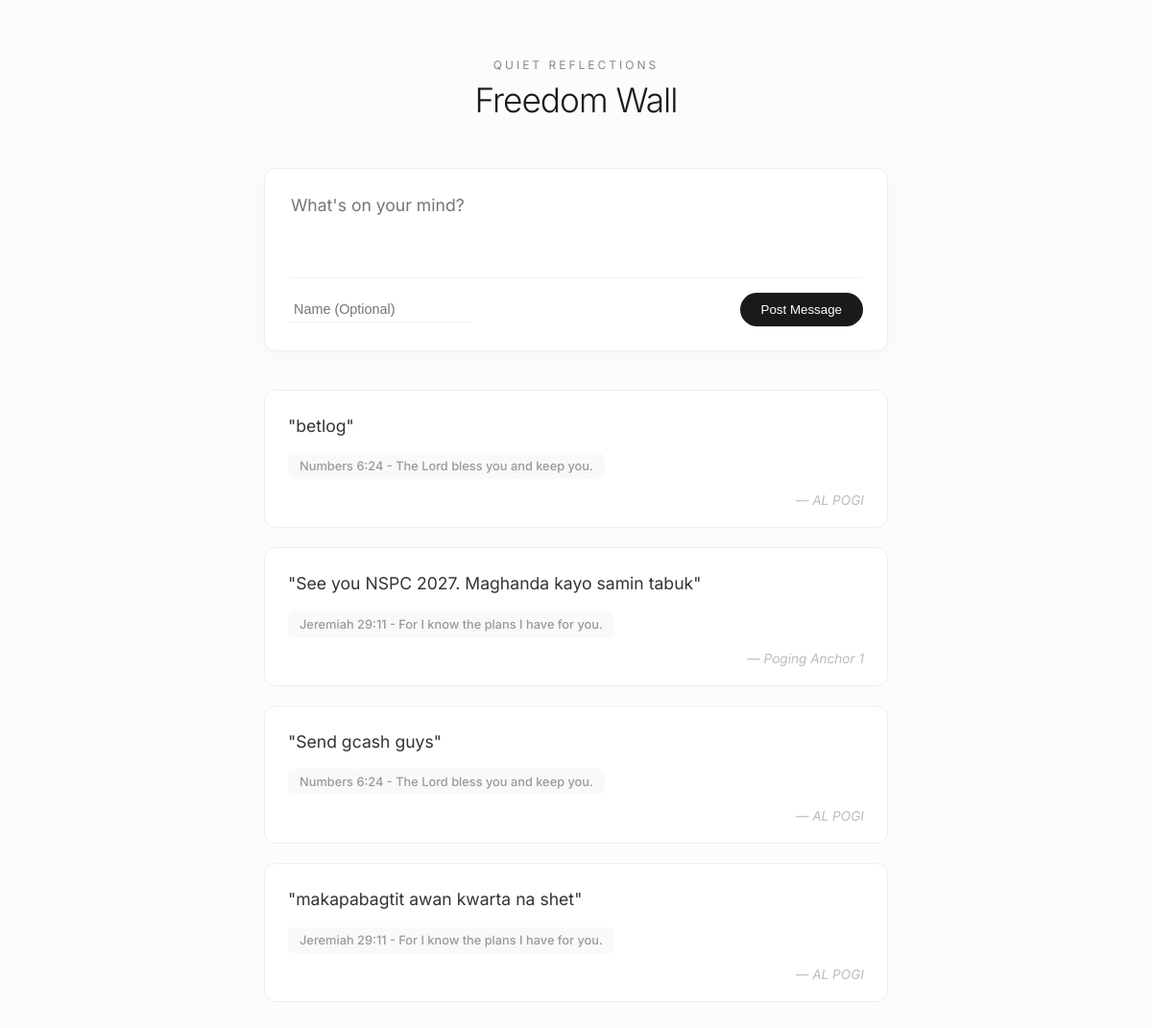
The page / on the database its author committed.
### mysite/homepage/models.py (models this page shows)
class FreedomPost(models.Model):
    name = models.CharField(max_length=100, default="Anonymous", blank=True)
    content = models.TextField()
    bible_verse = models.CharField(max_length=500)
    created_at = models.DateTimeField(auto_now_add=True)

### mysite/homepage/views.py (the view, shortened to what this page needs)
# urls.py: path('', wall_view, name='wall'),
def wall_view(request):
    posts = FreedomPost.objects.all().order_by('-created_at')
    return render(request, 'wall.html', {'posts': posts})

### mysite/homepage/templates/wall.html (shortened to what this page needs)
<!DOCTYPE html>
<html lang="en">
<head>
</head>
<body>
    <div class="container">
        <header>
            <div class="subtitle">Quiet Reflections</div>
            <h1>Freedom Wall</h1>
        </header>
        <div class="input-section">
            <form method="POST">
                <textarea name="message" placeholder="What's on your mind?" required></textarea>
                <div class="form-footer">
                    <input type="text" name="author_name" placeholder="Name (Optional)">
                    <button type="submit">Post Message</button>
                </div>
            </form>
        </div>
        {% for post in posts %}
        <div class="post-card">
            <div class="content">"{{ post.content }}"</div>
            <span class="verse-label">{{ post.bible_verse }}</span>
            <div class="author-tag">— {{ post.name }}</div>
        </div>
        {% empty %}
        <p style="text-align: center; color: #ccc;">The wall is currently empty.</p>
        {% endfor %}
    </div>
</body>
</html>

### mysite/homepage/templates/wall.html (style rules this page uses)
body { background-color: #fcfcfc; color: #1a1a1a; font-family: 'Inter', sans-serif; margin: 0; padding: 60px 20px; }
.container { max-width: 650px; margin: auto; }
header { text-align: center; margin-bottom: 50px; }
h1 { font-weight: 300; font-size: 2.2rem; letter-spacing: -1px; margin: 0; }
.subtitle { color: #888; font-size: 0.75rem; text-transform: uppercase; letter-spacing: 3px; margin-bottom: 8px; }
.input-section { background: #fff; border-radius: 12px; padding: 25px; box-shadow: 0 4px 20px rgba(0,0,0,0.03); border: 1px solid #eee; margin-bottom: 40px; }
textarea { width: 100%; border: none; font-size: 1.1rem; resize: none; outline: none; height: 70px; font-family: inherit; }
.form-footer { display: flex; justify-content: space-between; align-items: center; border-top: 1px solid #f5f5f5; margin-top: 10px; padding-top: 15px; }
input[type="text"] { border: none; border-bottom: 1px solid #eee; outline: none; padding: 5px; font-size: 0.9rem; width: 180px; background: transparent; }
button { background: #1a1a1a; color: #fff; border: none; padding: 10px 22px; border-radius: 20px; font-weight: 500; cursor: pointer; transition: 0.2s; }
.post-card { background: #fff; border-radius: 12px; padding: 24px; margin-bottom: 20px; border: 1px solid #efefef; position: relative; padding-bottom: 50px; }
.content { font-size: 1.1rem; line-height: 1.5; color: #333; margin-bottom: 15px; }
.verse-label { font-size: 0.8rem; color: #999; font-weight: 500; background: #f8f9fa; padding: 6px 12px; border-radius: 6px; display: inline-block; }
.author-tag { position: absolute; bottom: 20px; right: 24px; font-size: 0.85rem; color: #bbb; font-style: italic; }

### rows shown on the page
FreedomPost: content "betlog", bible_verse "Numbers 6:24 - The Lord bless you and keep you.", name "AL POGI"
FreedomPost: content "See you NSPC 2027. Maghanda kayo samin tabuk", bible_verse "Jeremiah 29:11 - For I know the plans I have for you.", name "Poging Anchor 1"
FreedomPost: content "Send gcash guys", bible_verse "Numbers 6:24 - The Lord bless you and keep you.", name "AL POGI"
FreedomPost: content "makapabagtit awan kwarta na shet", bible_verse "Jeremiah 29:11 - For I know the plans I have for you.", name "AL POGI"
